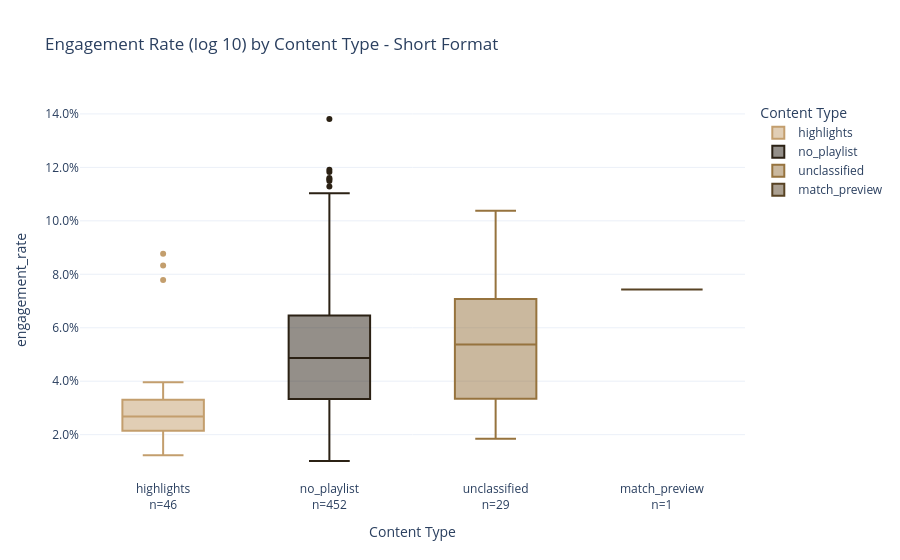

The notebook cell saved with this chart:
### Code cell
order = shorts_df.groupby('content_type')['engagement_rate'].median().sort_values().index.tolist()
n = shorts_df['content_type'].value_counts()

fig = px.box(
    shorts_df, x='content_type', y='engagement_rate',
    color='content_type',
    category_orders={'content_type': order},
    title='Engagement Rate (log 10) by Content Type - Short Format',
    labels={'content_type': 'Content Type', 'engagment_rate': "Engagement Rate"}
    )

fig.update_xaxes(
    tickvals=order,
    ticktext=[f'{f}<br>n={n[f]}' for f in order])

fig.update_yaxes(tickformat='.1%')

fig.show()

### Figure 1 — Plotly figure (JSON) as saved in the notebook; plotly's stock layout.template omitted (floating-point values rounded to 4 significant figures; data arrays with more than 128 entries replaced by an {"elided": "..."} marker saying what was removed)
{"data": [{"alignmentgroup": "True", "hovertemplate": "Content Type=%{x}<br>engagement_rate=%{y}<extra></extra>", "legendgroup": "highlights", "marker": {"color": "#C39E6D"}, "name": "highlights", "notched": false, "offsetgroup": "highlights", "orientation": "v", "showlegend": true, "type": "box", "x": ["highlights", "highlights", "highlights", "highlights", "highlights", "highlights", "highlights", "highlights", "highlights", "highlights", "highlights", "highlights", "highlights", "highlights", "highlights", "highlights", "highlights", "highlights", "highlights", "highlights", "highlights", "highlights", "highlights", "highlights", "highlights", "highlights", "highlights", "highlights", "highlights", "highlights", "highlights", "highlights", "highlights", "highlights", "highlights", "highlights", "highlights", "highlights", "highlights", "highlights", "highlights", "highlights", "highlights", "highlights", "highlights", "highlights"], "x0": " ", "xaxis": "x", "y": [0.01893, 0.01822, 0.02271, 0.02147, 0.02637, 0.0288, 0.02719, 0.02699, 0.02138, 0.03551, 0.0396, 0.02433, 0.08767, 0.01593, 0.02523, 0.02737, 0.02545, 0.03304, 0.0289, 0.02586, 0.01788, 0.02146, 0.01229, 0.02775, 0.02421, 0.01234, 0.02813, 0.02283, 0.0292, 0.02556, 0.01751, 0.0316, 0.02957, 0.02409, 0.03369, 0.01779, 0.03171, 0.02654, 0.03443, 0.01589, 0.03626, 0.03555, 0.03893, 0.03774, 0.08326, 0.07785], "y0": " ", "yaxis": "y"}, {"alignmentgroup": "True", "hovertemplate": "Content Type=%{x}<br>engagement_rate=%{y}<extra></extra>", "legendgroup": "no_playlist", "marker": {"color": "#2B2114"}, "name": "no_playlist", "notched": false, "offsetgroup": "no_playlist", "orientation": "v", "showlegend": true, "type": "box", "x": {"elided": "452 str values"}, "x0": " ", "xaxis": "x", "y": {"elided": "452 float values"}, "y0": " ", "yaxis": "y"}, {"alignmentgroup": "True", "hovertemplate": "Content Type=%{x}<br>engagement_rate=%{y}<extra></extra>", "legendgroup": "unclassified", "marker": {"color": "#96733E"}, "name": "unclassified", "notched": false, "offsetgroup": "unclassified", "orientation": "v", "showlegend": true, "type": "box", "x": ["unclassified", "unclassified", "unclassified", "unclassified", "unclassified", "unclassified", "unclassified", "unclassified", "unclassified", "unclassified", "unclassified", "unclassified", "unclassified", "unclassified", "unclassified", "unclassified", "unclassified", "unclassified", "unclassified", "unclassified", "unclassified", "unclassified", "unclassified", "unclassified", "unclassified", "unclassified", "unclassified", "unclassified", "unclassified"], "x0": " ", "xaxis": "x", "y": [0.02791, 0.05727, 0.05422, 0.05372, 0.02113, 0.02487, 0.07962, 0.03874, 0.06167, 0.07311, 0.03416, 0.05617, 0.1015, 0.1037, 0.08037, 0.03, 0.05417, 0.04643, 0.01847, 0.02255, 0.07991, 0.03129, 0.04708, 0.07571, 0.03903, 0.05064, 0.05377, 0.03715, 0.06995], "y0": " ", "yaxis": "y"}, {"alignmentgroup": "True", "hovertemplate": "Content Type=%{x}<br>engagement_rate=%{y}<extra></extra>", "legendgroup": "match_preview", "marker": {"color": "#584324"}, "name": "match_preview", "notched": false, "offsetgroup": "match_preview", "orientation": "v", "showlegend": true, "type": "box", "x": ["match_preview"], "x0": " ", "xaxis": "x", "y": [0.0743], "y0": " ", "yaxis": "y"}], "layout": {"boxmode": "overlay", "legend": {"title": {"text": "Content Type"}, "tracegroupgap": 0}, "title": {"text": "Engagement Rate (log 10) by Content Type - Short Format"}, "xaxis": {"anchor": "y", "categoryarray": ["highlights", "no_playlist", "unclassified", "match_preview"], "categoryorder": "array", "domain": [0, 1], "ticktext": ["highlights<br>n=46", "no_playlist<br>n=452", "unclassified<br>n=29", "match_preview<br>n=1"], "tickvals": ["highlights", "no_playlist", "unclassified", "match_preview"], "title": {"text": "Content Type"}}, "yaxis": {"anchor": "x", "domain": [0, 1], "tickformat": ".1%", "title": {"text": "engagement_rate"}}}}
